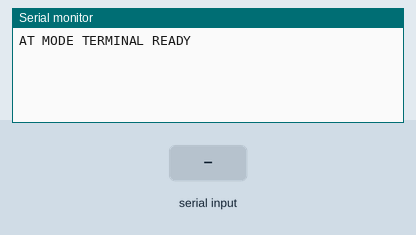
Recording of a sketch running on a simulated Arduino Uno, built with avr-gcc and run on an emulated ATmega328P. Shown: the last lines printed to the serial monitor. The test bench sets the inputs (shaded band).

Above: at 1.2 s.
1.3 s: "1" received over the second serial link
At 2.5 s:
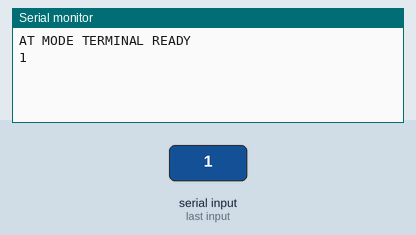
2.8 s: "0" received over the second serial link
At 3.7 s:
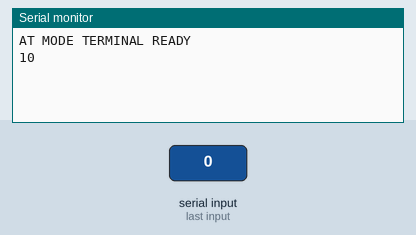

Measured:
- after the input at 1.3 s, the serial monitor: prints a new line at once (image 1)
- after the input at 2.8 s, the serial monitor: prints a new line at once (image 2)

The sketch:

config.ino
```cpp
#include <SoftwareSerial.h>
SoftwareSerial BT(2, 3); // RX, TX

void setup() {
  Serial.begin(9600);   // PC monitor
  BT.begin(38400);     // AT mode baud
  Serial.println("AT MODE TERMINAL READY");
}

void loop() {
  while (Serial.available()) BT.write(Serial.read());
  while (BT.available())     Serial.write(BT.read());
}
```
